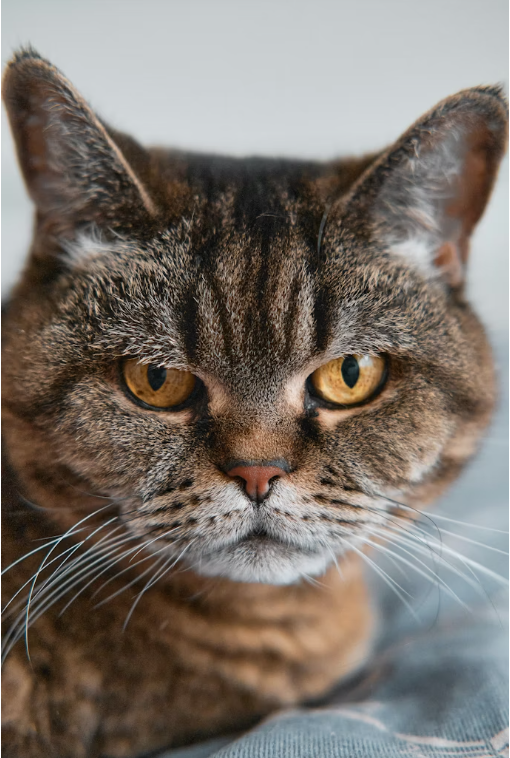
#> input picture DIP/cat.png, 510 x 758 px
$ jupyter execute 07.ipynb
#> lines starting #> are read from the running program, lines starting #| are printed output that depends on the picture; after the words box and inside, x2 and y2 are one past the last pixel; in counts of white or black regions, pixels touching at a corner belong together
## Problem 7
Write a Python program to implement image negative and thresholding operations.

[cell 1]
import cv2
import matplotlib.pyplot as plt
import numpy as np

image = cv2.imread("cat.png")
#> image is the input picture: shape (758, 510, 3); mean B, G, R 107.2, 114.9, 123.1
height, width, channels = image.shape
#> height = 758; width = 510; channels = 3
gray = np.zeros((height, width), dtype=np.uint8)
negative = np.zeros((height, width), dtype=np.uint8)
binary = np.zeros((height, width), dtype=np.uint8)

threshold = 127

for row in range(height):
    for col in range(width):
        blue = int(image[row, col, 0])
        green = int(image[row, col, 1])
        red = int(image[row, col, 2])

        # Manual RGB to grayscale conversion.
        gray_value = int(0.114 * blue + 0.587 * green + 0.299 * red)
        gray[row, col] = gray_value

        # Manual negative: s = 255 - r.
        negative[row, col] = 255 - gray_value

        # Manual binary thresholding.
        if gray_value > threshold:
            binary[row, col] = 255
        else:
            binary[row, col] = 0
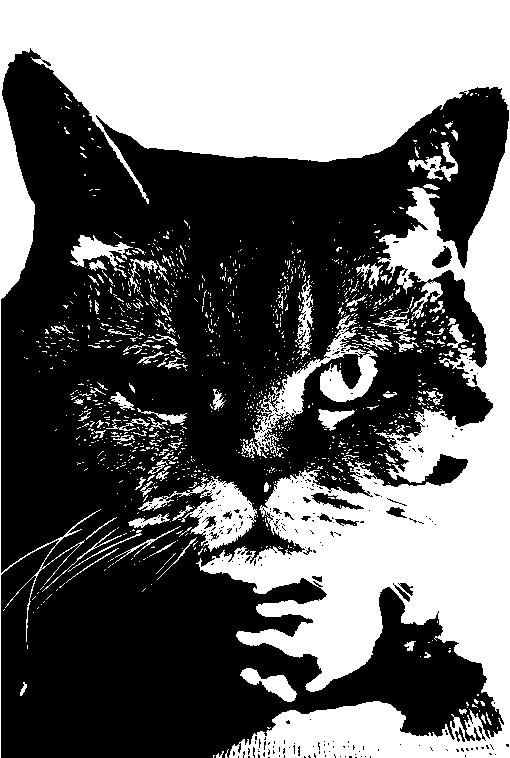
#> binary: shape (758, 510); 41.3% white; 1188 white regions (1093 under 20 px), largest, box (x1, y1, x2, y2) and area: (0, 0, 510, 758) 139758, (241, 315, 378, 458) 4007, (138, 476, 257, 552) 2934
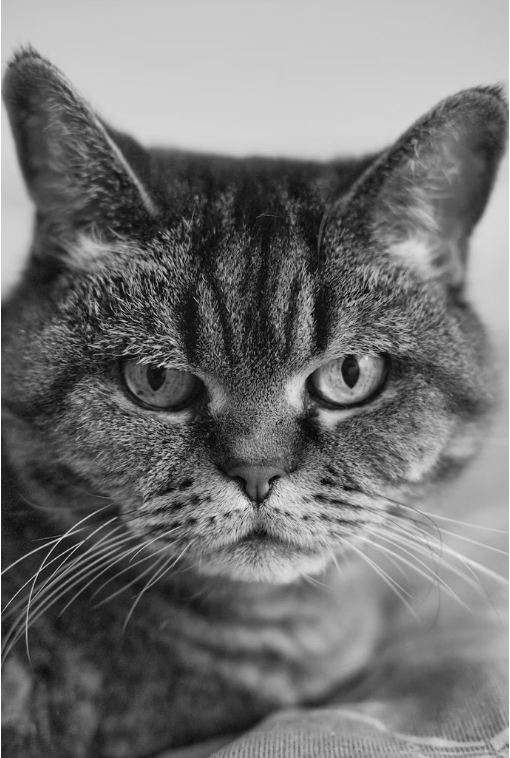
#> gray: shape (758, 510); min 1, max 255, mean 115.9
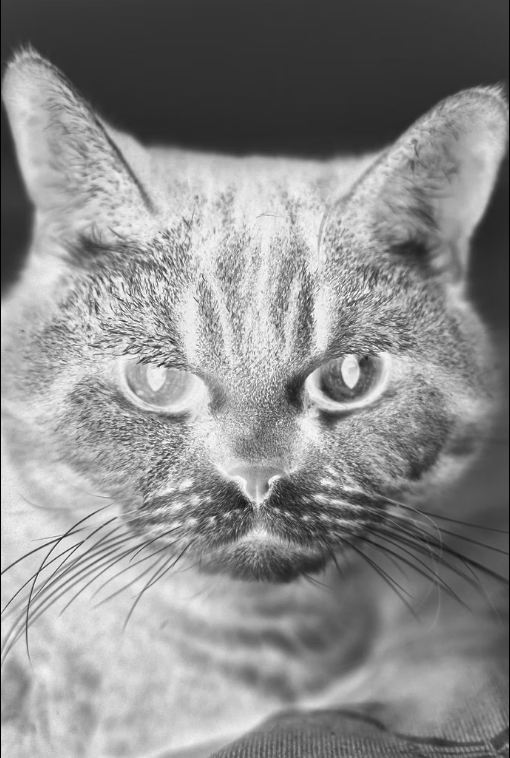
#> negative: shape (758, 510); min 0, max 254, mean 139.1

plt.figure(figsize=(12, 8))

plt.subplot(2, 2, 1)
plt.imshow(image[:, :, ::-1])
plt.title("Original Image")
plt.axis("off")

plt.subplot(2, 2, 2)
plt.imshow(gray, cmap="gray")
plt.title("Grayscale Image")
plt.axis("off")

plt.subplot(2, 2, 3)
plt.imshow(negative, cmap="gray")
plt.title("Negative Image")
plt.axis("off")

plt.subplot(2, 2, 4)
plt.imshow(binary, cmap="gray")
plt.title("Thresholded Image")
plt.axis("off")

plt.tight_layout()
plt.show()
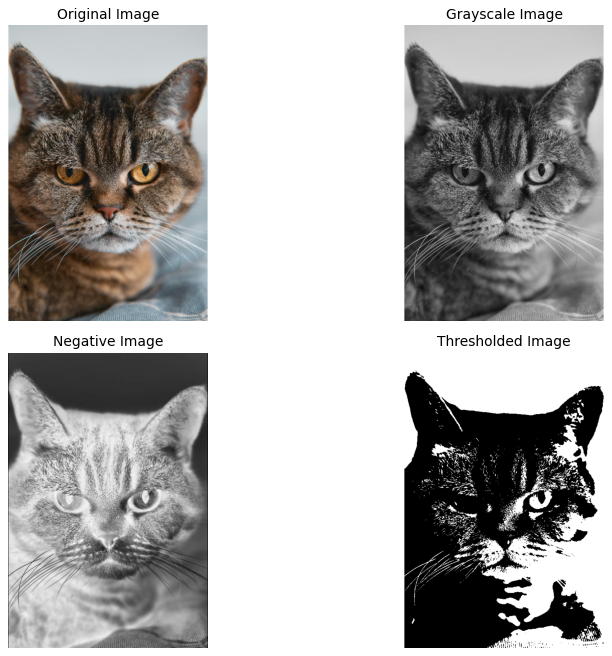
#> figure drawn by matplotlib, 4 panels
